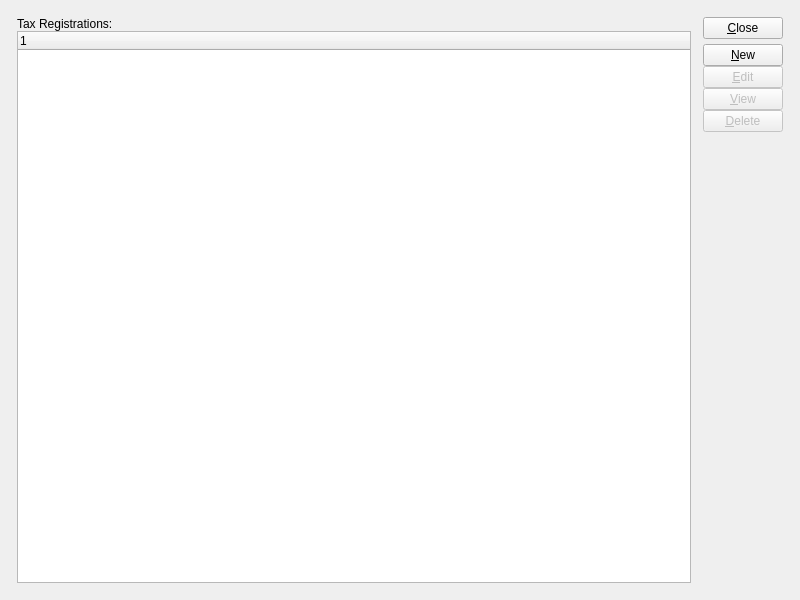
<ui version="4.0" >
 <comment>This file is part of the xTuple ERP: PostBooks Edition, a free and
open source Enterprise Resource Planning software suite,
Copyright (c) 1999-2010 by OpenMFG LLC, d/b/a xTuple.
It is licensed to you under the Common Public Attribution License
version 1.0, the full text of which (including xTuple-specific Exhibits)
is available at www.xtuple.com/CPAL.  By using this software, you agree
to be bound by its terms.</comment>
 <class>taxRegistrations</class>
 <widget class="QWidget" name="taxRegistrations" >
  <property name="geometry" >
   <rect>
    <x>0</x>
    <y>0</y>
    <width>800</width>
    <height>600</height>
   </rect>
  </property>
  <property name="windowTitle" >
   <string>List Tax Registrations</string>
  </property>
  <layout class="QGridLayout" name="gridLayout_2" >
   <item row="0" column="0" >
    <layout class="QGridLayout" name="gridLayout" >
     <property name="margin" >
      <number>12</number>
     </property>
     <property name="spacing" >
      <number>12</number>
     </property>
     <item row="0" column="0" >
      <layout class="QVBoxLayout" >
       <property name="spacing" >
        <number>0</number>
       </property>
       <item>
        <widget class="QLabel" name="_profitCentersLit" >
         <property name="text" >
          <string>Tax Registrations:</string>
         </property>
         <property name="buddy" >
          <cstring>_taxreg</cstring>
         </property>
        </widget>
       </item>
       <item>
        <widget class="XTreeWidget" name="_taxreg" />
       </item>
      </layout>
     </item>
     <item row="0" column="1" >
      <layout class="QVBoxLayout" >
       <property name="spacing" >
        <number>5</number>
       </property>
       <item>
        <widget class="QPushButton" name="_close" >
         <property name="text" >
          <string>&amp;Close</string>
         </property>
        </widget>
       </item>
       <item>
        <layout class="QVBoxLayout" >
         <property name="spacing" >
          <number>0</number>
         </property>
         <item>
          <widget class="QPushButton" name="_new" >
           <property name="text" >
            <string>&amp;New</string>
           </property>
          </widget>
         </item>
         <item>
          <widget class="QPushButton" name="_edit" >
           <property name="enabled" >
            <bool>false</bool>
           </property>
           <property name="text" >
            <string>&amp;Edit</string>
           </property>
          </widget>
         </item>
         <item>
          <widget class="QPushButton" name="_view" >
           <property name="enabled" >
            <bool>false</bool>
           </property>
           <property name="text" >
            <string>&amp;View</string>
           </property>
          </widget>
         </item>
         <item>
          <widget class="QPushButton" name="_delete" >
           <property name="enabled" >
            <bool>false</bool>
           </property>
           <property name="text" >
            <string>&amp;Delete</string>
           </property>
          </widget>
         </item>
         <item>
          <spacer>
           <property name="orientation" >
            <enum>Qt::Vertical</enum>
           </property>
           <property name="sizeType" >
            <enum>QSizePolicy::Expanding</enum>
           </property>
           <property name="sizeHint" stdset="0" >
            <size>
             <width>20</width>
             <height>20</height>
            </size>
           </property>
          </spacer>
         </item>
        </layout>
       </item>
      </layout>
     </item>
    </layout>
   </item>
  </layout>
 </widget>
 <layoutdefault spacing="5" margin="5" />
 <pixmapfunction>qPixmapFromMimeSource</pixmapfunction>
 <customwidgets>
  <customwidget>
   <class>XTreeWidget</class>
   <extends>QTreeWidget</extends>
   <header>xtreewidget.h</header>
  </customwidget>
 </customwidgets>
 <tabstops>
  <tabstop>_taxreg</tabstop>
  <tabstop>_new</tabstop>
  <tabstop>_edit</tabstop>
  <tabstop>_view</tabstop>
  <tabstop>_delete</tabstop>
  <tabstop>_close</tabstop>
 </tabstops>
 <resources/>
 <connections>
  <connection>
   <sender>_close</sender>
   <signal>clicked()</signal>
   <receiver>taxRegistrations</receiver>
   <slot>close()</slot>
   <hints>
    <hint type="sourcelabel" >
     <x>355</x>
     <y>26</y>
    </hint>
    <hint type="destinationlabel" >
     <x>20</x>
     <y>20</y>
    </hint>
   </hints>
  </connection>
  <connection>
   <sender>_taxreg</sender>
   <signal>valid(bool)</signal>
   <receiver>_view</receiver>
   <slot>setEnabled(bool)</slot>
   <hints>
    <hint type="sourcelabel" >
     <x>26</x>
     <y>43</y>
    </hint>
    <hint type="destinationlabel" >
     <x>356</x>
     <y>113</y>
    </hint>
   </hints>
  </connection>
 </connections>
</ui>
